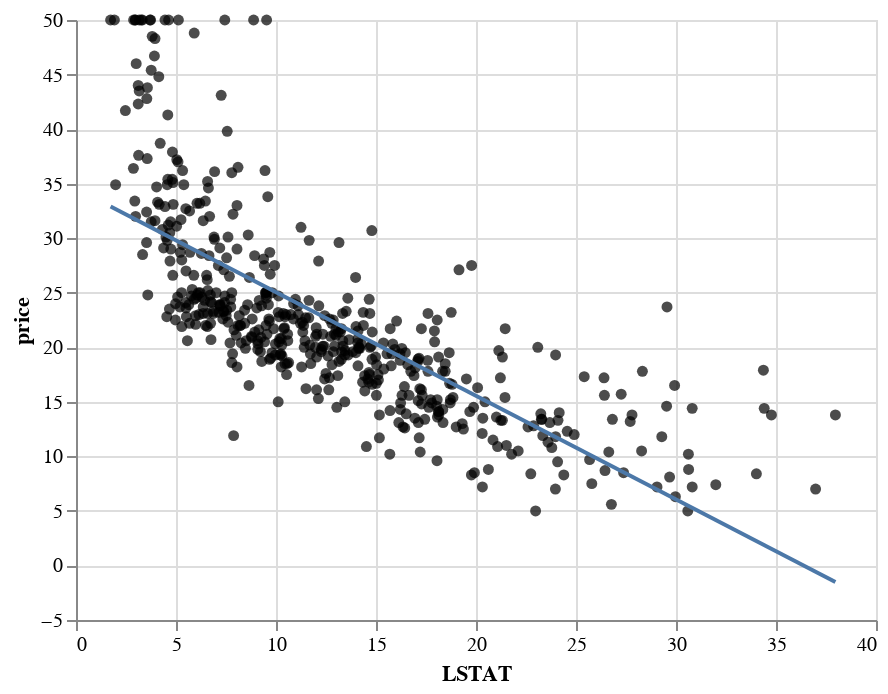

Here is the notebook cell this chart was saved with:
### Code cell
base = alt.Chart(housing).mark_circle(color="black").encode(
        alt.X("LSTAT"), alt.Y("price")
)

# Create regression line
linear_fit = base.transform_regression(
    "LSTAT", "price", method="linear"
).mark_line()

base + linear_fit

### Figure 1 — Vega-Lite specification as saved in the notebook (floating-point values rounded to 4 significant figures; data arrays with more than 128 entries replaced by an {"elided": "..."} marker saying what was removed)
{"config": {"view": {"continuousWidth": 400, "continuousHeight": 300}}, "layer": [{"mark": {"type": "circle", "color": "black"}, "encoding": {"x": {"type": "quantitative", "field": "LSTAT"}, "y": {"type": "quantitative", "field": "price"}}}, {"mark": "line", "encoding": {"x": {"type": "quantitative", "field": "LSTAT"}, "y": {"type": "quantitative", "field": "price"}}, "transform": [{"on": "LSTAT", "regression": "price", "method": "linear"}]}], "data": {"name": "data-2b59aa439f74069ecfc7c39b79806d23"}, "$schema": "https://vega.github.io/schema/vega-lite/v4.8.1.json", "datasets": {"data-2b59aa439f74069ecfc7c39b79806d23": {"elided": "506 records"}}}
